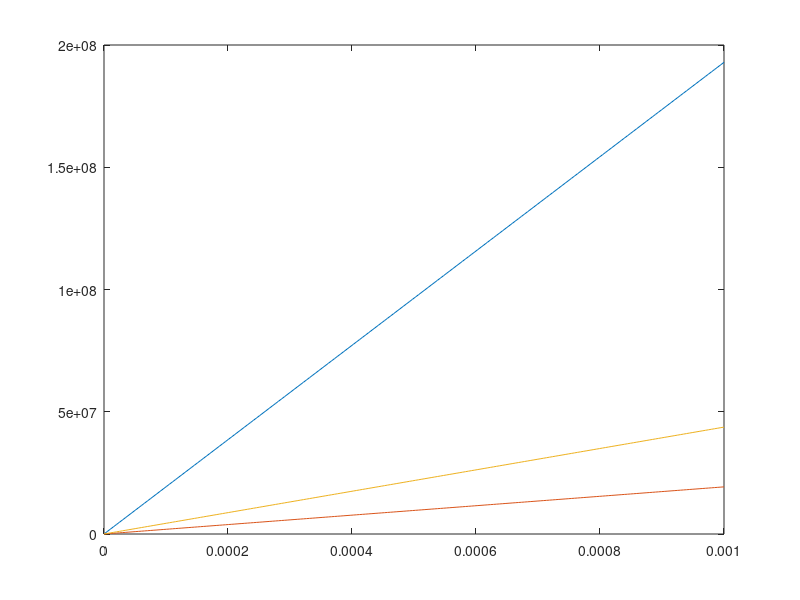
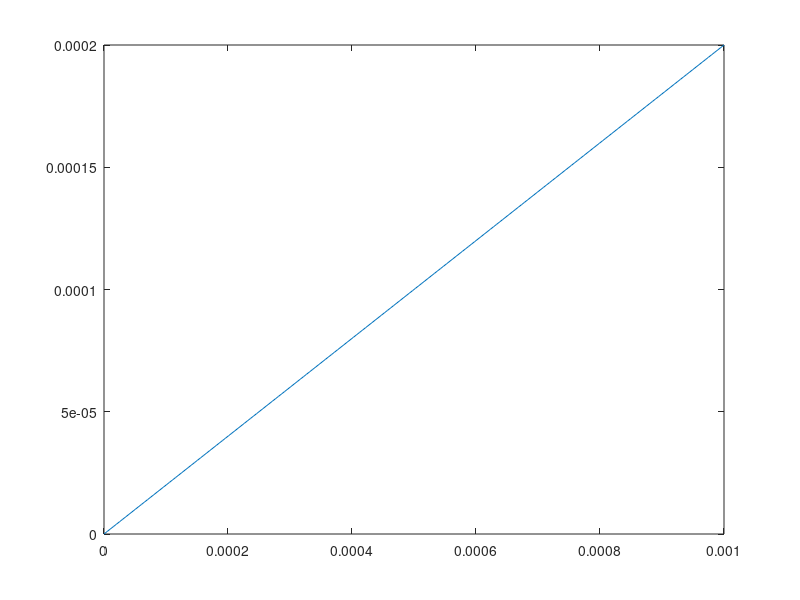

Reproduce these figures in MATLAB, in order. (Note: this script raises an error after producing the figures.)
% structure coursework
clear
clc

%initial setup
F_dot_x0 = 0.4823*1000;
eta_dot_y0 = -0.00002;
F_dot_x90 = 0.0482*1000;
F_dot_x30 = 0.1093*1000;

eps_dot_x0 = 1e-4;
eps_dot_x30 = 1e-4;
eps_dot_x90 = 1e-4;

eps_max = 1e-3;
t = linspace(0,10,200);

width = 25e-3;
height = 1e-3;
cross_area = width*height;

% [0_8]
epx_x0 = eps_dot_x0.*t;
eps_y0 = eta_dot_y0.*t;
Fx0 = F_dot_x0.*t;

%[90_8]
eps_x90 = eps_dot_x90.*t;
Fx90 = F_dot_x90.*t;

%[30_8]
eps_x30 = eps_dot_x30.*t;
Fx30 = F_dot_x30.*t;

% for 0 degree
c = cos(0);
s = sin(0);
Tsigma0 = [c^2,s^2,2*c*s;s^2,c^2,-2*c*s;-c*s,c*s,(c^2-s^2)];
Teta0 = [c^2,s^2,c*s;s^2,c^2,-c*s;-2*c*s,2*c*s,(c^2-s^2)];
sigmaXX0 = Fx0./cross_area;

%for 90 degree
c = cos(90/180*pi);
s = sin(90/180*pi);
Tsigma90 = [c^2,s^2,2*c*s;s^2,c^2,-2*c*s;-c*s,c*s,(c^2-s^2)];
Teta90 = [c^2,s^2,c*s;s^2,c^2,-c*s;-2*c*s,2*c*s,(c^2-s^2)];
sigmaXX90 = Fx90./cross_area;

% for 30 degree
c = cos(30/180*pi);
s = sin(30/180*pi);
Tsigma30 = [c^2,s^2,2*c*s;s^2,c^2,-2*c*s;-c*s,c*s,(c^2-s^2)];
Teta30 = [c^2,s^2,c*s;s^2,c^2,-c*s;-2*c*s,2*c*s,(c^2-s^2)];
sigmaXX30 = Fx30./cross_area;

figure(1)
plot(epx_x0,sigmaXX0);
hold on
plot(eps_x90,sigmaXX90);
hold on
plot(eps_x30,sigmaXX30);

figure(2);
plot(epx_x0,-eps_y0);

%% solve the matrix
syms G12 gammaXY30 epsYY30;
v12 = -eps_y0(200)/epx_x0(200);

epsilonMatrix30 = [eps_x30(200),epsYY30,gammaXY30];
sigmaMatrix30 = [sigmaXX30(200),0,0];
E1 = sigmaXX0(200)/epx_x0(200);
E2 = sigmaXX90(200)/eps_x90(200);
v21 = v12*E2/E1;

Q = [E1/(1-v12*v21),v21*E1/(1-v12*v21),0;
     v12*E2/(1-v12*v21),E2/(1-v12*v21),0;
     0, 0, G12];
 Qbar = Tsigma30^(-1)*Q*Teta30;
 
 eqns = [Qbar(1,1)*epsilonMatrix30(1)+Qbar(1,2)*epsilonMatrix30(2)+Qbar(1,3)*epsilonMatrix30(3)==sigmaMatrix30(1),
         Qbar(2,1)*epsilonMatrix30(1)+Qbar(2,2)*epsilonMatrix30(2)+Qbar(2,3)*epsilonMatrix30(3)==sigmaMatrix30(2),
         Qbar(3,1)*epsilonMatrix30(1)+Qbar(3,2)*epsilonMatrix30(2)+Qbar(3,3)*epsilonMatrix30(3)==sigmaMatrix30(3)];
 vars = [G12,gammaXY30,epsYY30];
 nums = solve(eqns,vars);
 fprintf("The value of G12 is %3.5f \n",nums.G12);
 fprintf("The value of gammaXY30 is %3.5f \n",nums.gammaXY30);
 fprintf("The value of epsYY30 is %3.5f \n",nums.epsYY30);
 
 
 
 
 